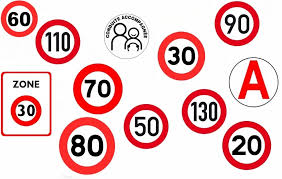
#> input picture images.jpg, 282 x 179 px
$ python -i sign_detection.py   (imports and definitions only)
#> lines starting #> are read from the running program, lines starting #| are printed output that depends on the picture; after the words box and inside, x2 and y2 are one past the last pixel; in counts of white or black regions, pixels touching at a corner belong together
#> further down, picture is the input picture: shape (179, 282, 3); mean B, G, R 198.4, 197.2, 233.7
import cv2
import numpy as np
#cap = cv2.VideoCapture('test4.mp4')

def extract_roi(image):
    # output = cv2.imread("img/021.jpg")
    #cv2.imshow("frame",img)
    h, w = image.shape[:2]
#> h = 179; w = 282
    #imgResult = cv2.CreateImage((w,h),img.depth,1)
    imagegray = cv2.cvtColor(image, cv2.COLOR_BGR2GRAY)
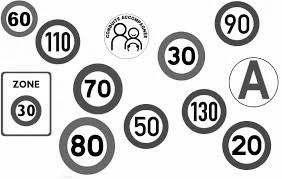
#> imagegray: shape (179, 282); min 0, max 255, mean 208.3
    #cv2.imshow("niveau de gris",gray)
    imagehsv = cv2.cvtColor(image, cv2.COLOR_BGR2HSV)
#> imagehsv: shape (179, 282, 3); mean H, S, V 44.4, 45.6, 234.7
    #cv2.imshow("HSV",hsv)

    imagetraitement = image.copy()
    lower_red = np.array([35,80,115])
    upper_red = np.array([255,255,255])
    imagegray = cv2.inRange(imagehsv, lower_red, upper_red)
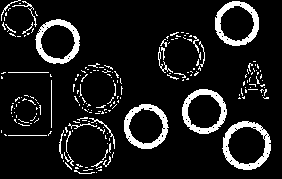
#> imagegray: shape (179, 282); 10.7% white; 204 white regions (179 under 20 px), largest, box (x1, y1, x2, y2) and area: (222, 121, 271, 170) 788, (124, 104, 169, 149) 700, (182, 89, 227, 134) 698
    cv2.imshow("rouge",imagegray)
    imagetraitement = cv2.cvtColor(imagegray, cv2.COLOR_GRAY2BGR)
    cv2.imshow("gray to rgb",imagetraitement)
    #gray = cv2.rectangle(gray,(0,0),(w//2,h//2),120,3)
    #gray2 = gray[0:h//2,0:w//2]
    # cv2.imshow("rect",gray2)
    imagegray1=imagegray.copy()
    circles = cv2.HoughCircles(imagegray1,cv2.HOUGH_GRADIENT,2,200,param1=10,param2=10,minRadius=1,maxRadius=200)
#> circles = [[147, 33, 112.2], [5, 179, 108.8]]

    if circles is None: return None

	# convert the (x, y) coordinates and radius of the circles to integers
    circles = np.round(circles[0, :]).astype("int")
#> circles = [[147, 33, 112], [5, 179, 109]]
    x,y,r = max(circles, key=lambda x: x[2])
#> x = 147; y = 33; r = 112

    output = image.copy()
    output = output[(y+r-2*r):(y+r), (x-r):(x-r+2*r)]
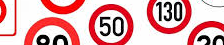
#> output: shape (45, 224, 3); mean B, G, R 173.3, 170.9, 224.6
    cv2.circle(image,(x,y),r,120,2)
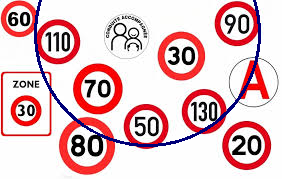
#> image: shape (179, 282, 3); 2.54% of pixels changed, all inside (x1, y1, x2, y2) = (34, 0, 261, 147)
    cv2.imshow("cercle",image)
    return output, x, y, r

>>> import cv2
>>> picture = cv2.imread('images.jpg')
>>> result = extract_roi(picture)
